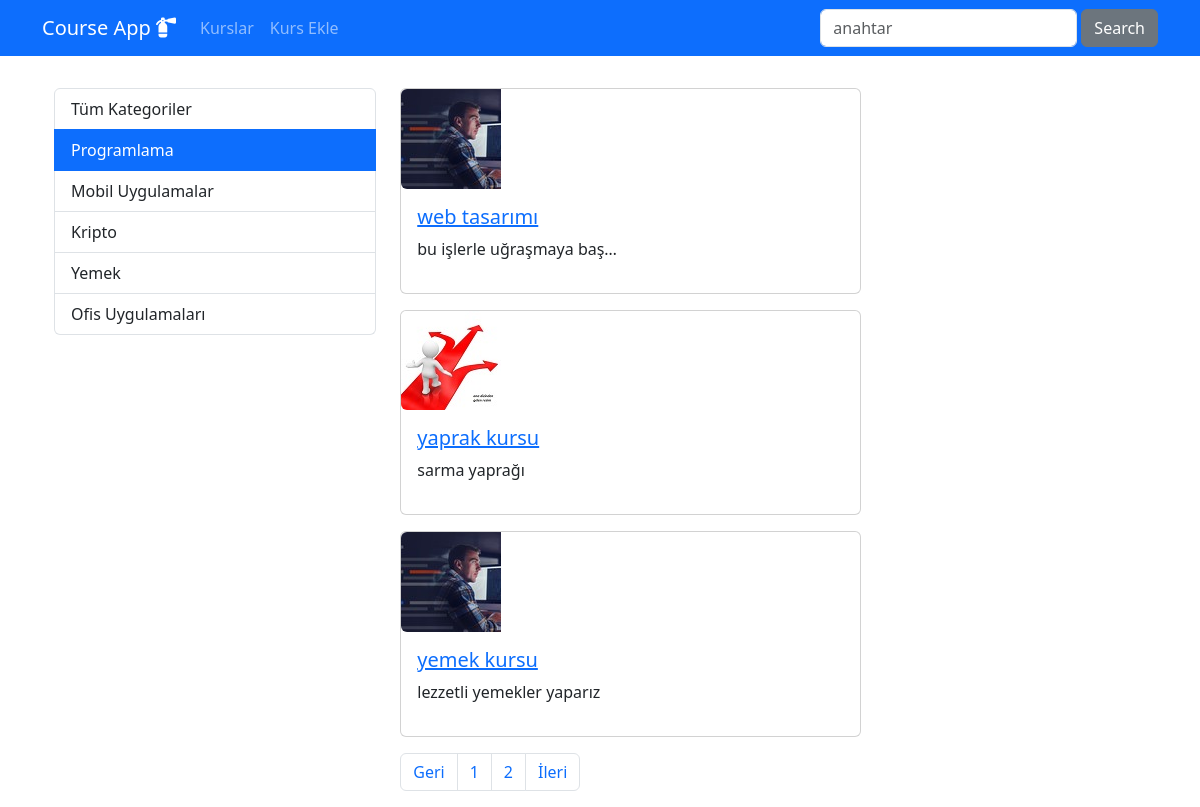
Before: /kurslar/kategori/programlama?page=2 with the older database file.
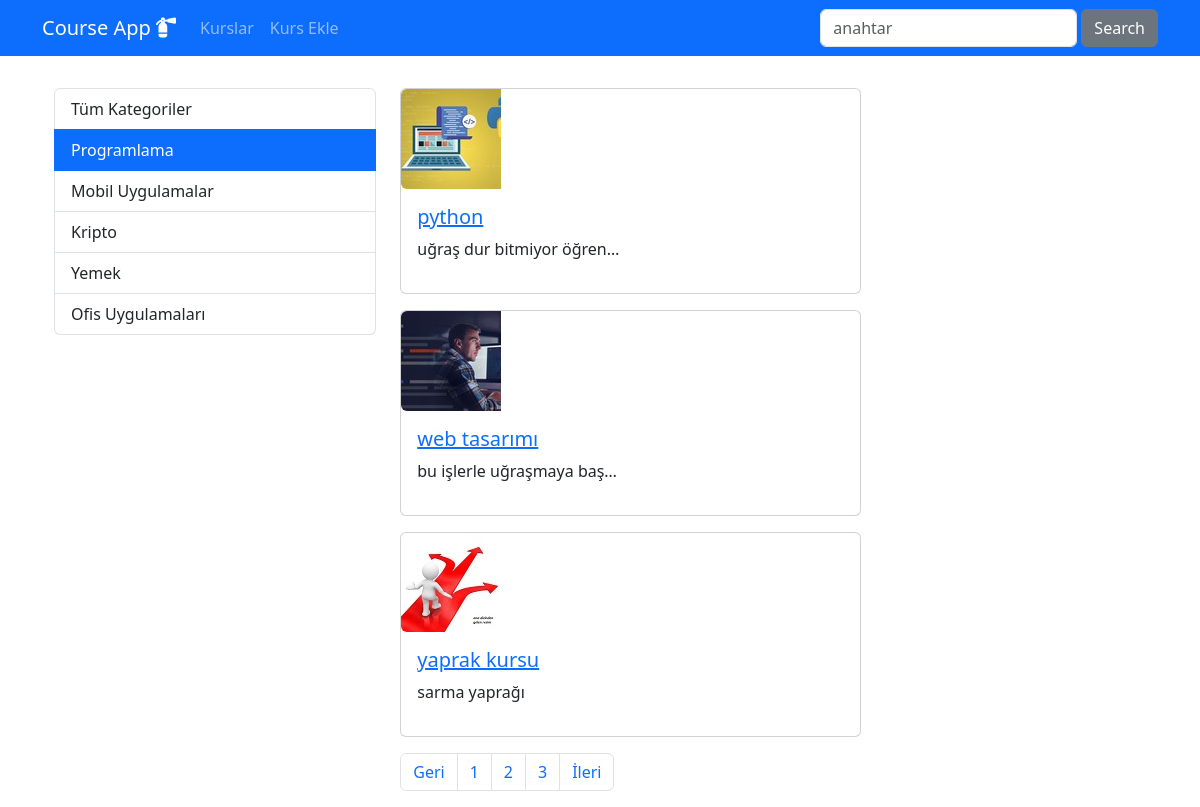
After: the same page with the newer database file.
### courses/models.py (models this page shows, shortened)
class Category(models.Model):
    name = models.CharField(max_length=40)
    slug = models.SlugField(default="", null=False, unique=True,db_index=True, max_length=50)

class Course(models.Model):
    title = models.CharField(max_length=50)
    description = models.TextField()
    imageUrl = models.CharField(max_length=50)
    isActive = models.BooleanField(default=False)
    isHome = models.BooleanField(default=False)
    slug = models.SlugField(default="", blank=True, null=False, unique=True, db_index=True)
    categories = models.ManyToManyField(Category)

### courses/views.py (the view)
# urls.py: path('kategori/<slug:slug>', views.getCoursesByCategory, name="courses_by_category"),
def getCoursesByCategory (request, slug):
   kurslar = Course.objects.filter(categories__slug=slug, isActive=1).order_by("title",)
   kategoriler = Category.objects.all()
   paginator = Paginator(kurslar,3)
   page = request.GET.get("page",1)
   page_obj = paginator.page(page)
   return render(request, 'courses/list.html',{
        "categories": kategoriler,
        "page_obj" : page_obj,
        "seciliKategori" : slug,
   })

### courses/templates/courses/list.html (shortened to what this page needs)
{% extends 'layout.html' %}
{% load static %}
{% block content %}
    <div class="container mt-3">
        <div class="row">
            <div class="col-5">
                {% include "courses/partials/_categories.html" %}
                </div>
            <div class="col-7">
                {% for course in page_obj.object_list %}
                    {% include "courses/partials/_course.html" %}
                {% endfor %}
                {% include "courses/partials/_pagination.html" %}
            </div>
            </div>
        </div>
    </div>
{% endblock content %}

### courses/templates/courses/partials/_categories.html
<div class="list-group">
    <a href="/kurslar" class="list-group-item list-group-item-action">Tüm Kategoriler</a>
    {% for category in categories %}
    <a href="{% url 'courses_by_category' category.slug %}"
    class="list-group-item list-group-item-action {% if seciliKategori == category.slug %}active{% endif %}">
    {{category.name | title}}</a>
    {% endfor %}
</div>

### courses/templates/courses/partials/_course.html (shortened to what this page needs)
{% load static %}
<div class="card mb-3">
    <div class="col-4">
        <img class="img-fluid rounded-start" src="{% static 'courses/img/'|add:course.imageUrl %}" alt="{{ course.title }}">
    </div>
    <div class="col-8">
        <div class="card-body">
            <h5 class="card-title">
                <a href="{% url 'course_details' course.slug %}">
                    {{ course.title }}
                </a>
            </h5>
            <p class="card-text">{{ course.description | truncatechars:"25"}}</p>
        </div>
    </div>
</div>

Changed rows visible on the page:
no longer on this page (row edited): Course: imageUrl (picture), title "yemek kursu", description "lezzetli yemekler yaparız"
added Course: imageUrl (picture), title "python", description "uğraş dur bitmiyor öğren…"
Other visible differences:
new list line: "3"
